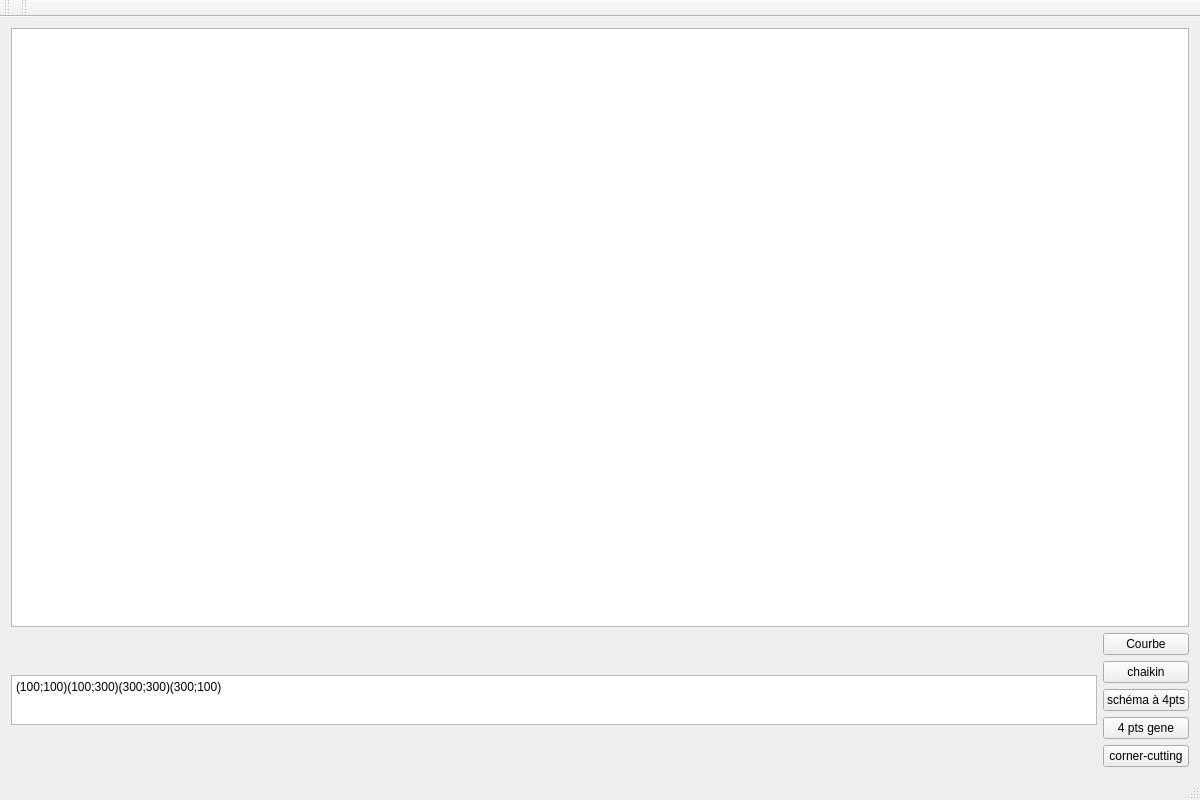
<?xml version="1.0" encoding="UTF-8"?>
<ui version="4.0">
 <class>MainWindow</class>
 <widget class="QMainWindow" name="MainWindow">
  <property name="geometry">
   <rect>
    <x>0</x>
    <y>0</y>
    <width>1200</width>
    <height>800</height>
   </rect>
  </property>
  <property name="windowTitle">
   <string>MainWindow</string>
  </property>
  <widget class="QWidget" name="centralWidget">
   <layout class="QVBoxLayout" name="verticalLayout_2">
    <item>
     <widget class="QGraphicsView" name="graphicsView">
      <property name="minimumSize">
       <size>
        <width>500</width>
        <height>400</height>
       </size>
      </property>
     </widget>
    </item>
    <item>
     <layout class="QHBoxLayout" name="horizontalLayout">
      <item>
       <layout class="QVBoxLayout" name="verticalLayout">
        <item>
         <widget class="QPlainTextEdit" name="zonePoints">
          <property name="maximumSize">
           <size>
            <width>1000000</width>
            <height>50</height>
           </size>
          </property>
          <property name="plainText">
           <string>(100;100)(100;300)(300;300)(300;100)</string>
          </property>
         </widget>
        </item>
       </layout>
      </item>
      <item>
       <layout class="QVBoxLayout" name="zoneBoutons">
        <item>
         <widget class="QPushButton" name="Courbe">
          <property name="text">
           <string>Courbe</string>
          </property>
         </widget>
        </item>
        <item>
         <widget class="QPushButton" name="chaikin">
          <property name="text">
           <string>chaikin</string>
          </property>
         </widget>
        </item>
        <item>
         <widget class="QPushButton" name="QuatrePts">
          <property name="text">
           <string>schéma à 4pts</string>
          </property>
         </widget>
        </item>
        <item>
         <widget class="QPushButton" name="quatreptgene">
          <property name="text">
           <string>4 pts gene</string>
          </property>
         </widget>
        </item>
        <item>
         <widget class="QPushButton" name="cornerCutting">
          <property name="text">
           <string>corner-cutting</string>
          </property>
         </widget>
        </item>
       </layout>
      </item>
     </layout>
    </item>
   </layout>
  </widget>
  <widget class="QMenuBar" name="menuBar">
   <property name="geometry">
    <rect>
     <x>0</x>
     <y>0</y>
     <width>1200</width>
     <height>20</height>
    </rect>
   </property>
  </widget>
  <widget class="QToolBar" name="mainToolBar">
   <attribute name="toolBarArea">
    <enum>TopToolBarArea</enum>
   </attribute>
   <attribute name="toolBarBreak">
    <bool>false</bool>
   </attribute>
  </widget>
  <widget class="QStatusBar" name="statusBar"/>
  <widget class="QToolBar" name="toolBar">
   <property name="windowTitle">
    <string>toolBar</string>
   </property>
   <attribute name="toolBarArea">
    <enum>TopToolBarArea</enum>
   </attribute>
   <attribute name="toolBarBreak">
    <bool>false</bool>
   </attribute>
  </widget>
 </widget>
 <layoutdefault spacing="6" margin="11"/>
 <resources/>
 <connections/>
</ui>
